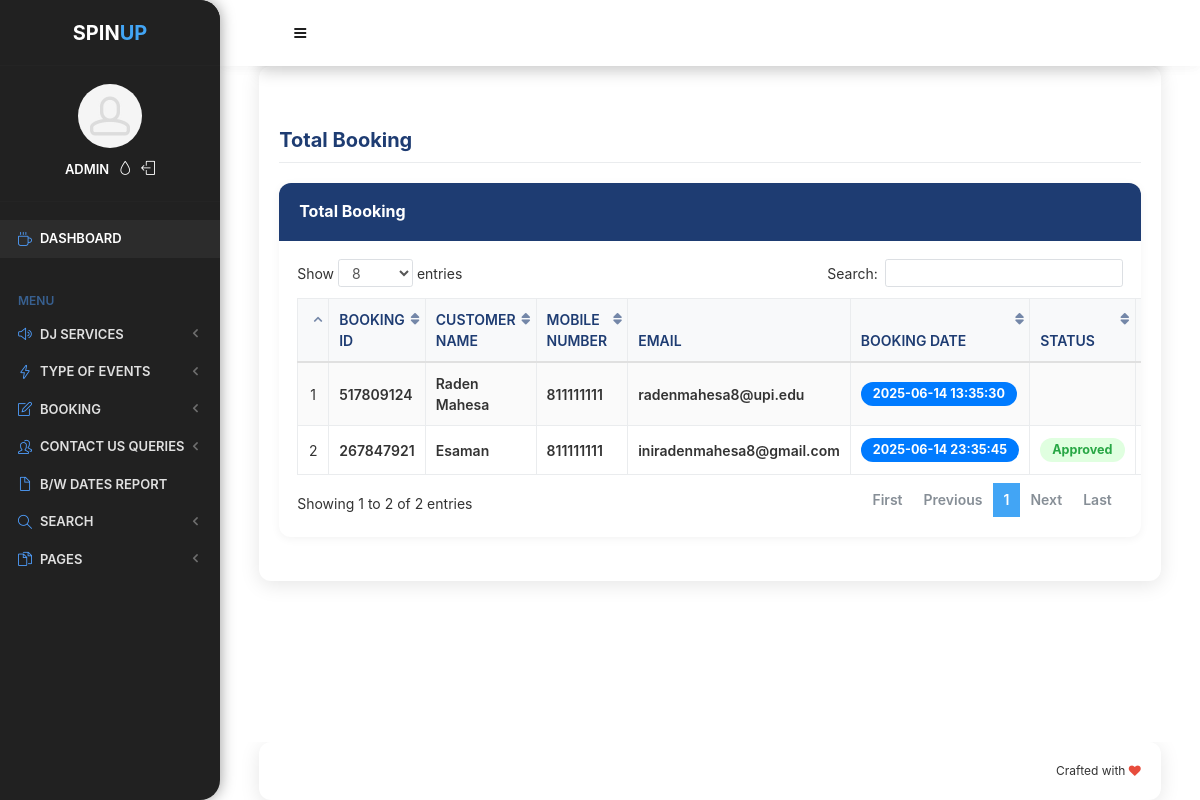
The page /odms/admin/all-booking.php (signed in) on the database its author committed.
### tables this page shows
CREATE TABLE `tblbooking` (
  `ID` int(10) NOT NULL,
  `BookingID` int(10) DEFAULT NULL,
  `ServiceID` int(10) DEFAULT NULL,
  `Name` varchar(200) DEFAULT NULL,
  `MobileNumber` bigint(10) DEFAULT NULL,
  `Email` varchar(200) DEFAULT NULL,
  `EventDate` varchar(200) DEFAULT NULL,
  `EventStartingtime` varchar(200) DEFAULT NULL,
  `EventEndingtime` varchar(200) DEFAULT NULL,
  `VenueAddress` mediumtext DEFAULT NULL,
  `EventType` varchar(200) DEFAULT NULL,
  `AdditionalInformation` mediumtext DEFAULT NULL,
  `BookingDate` timestamp NULL DEFAULT current_timestamp(),
  `Remark` varchar(200) DEFAULT NULL,
  `Status` varchar(200) DEFAULT NULL,
  `UpdationDate` timestamp NULL DEFAULT NULL ON UPDATE current_timestamp()
);

### odms/admin/all-booking.php (the view, shortened to what this page needs)
<!doctype html>
<html lang="en" class="no-focus">
<head>
    <link rel="stylesheet" href="assets/js/plugins/datatables/dataTables.bootstrap4.min.css">
    <link rel="stylesheet" id="css-main" href="assets/css/codebase.min.css">
</head>
<body>
    <div id="page-container" class="sidebar-o sidebar-inverse side-scroll page-header-fixed main-content-narrow">
        <?php include_once('includes/sidebar.php'); ?>
        <?php include_once('includes/header.php'); ?>
        <main id="main-container">
            <div class="content">
                <h2 class="content-heading">Total Booking</h2>
                <div class="block">
                    <div class="block-header block-header-default">
                        <h3 class="block-title">Total Booking</h3>
                    </div>
                    <div class="block-content block-content-full">
                        <table class="table table-bordered table-striped table-vcenter js-dataTable-full-pagination">
                            <thead>
                                <tr>
                                    <th class="text-center"></th>
                                    <th>Booking ID</th>
                                    <th class="d-none d-sm-table-cell">Customer Name</th>
                                    <th class="d-none d-sm-table-cell">Mobile Number</th>
                                    <th class="d-none d-sm-table-cell">Email</th>
                                    <th class="d-none d-sm-table-cell">Booking Date</th>
                                    <th class="d-none d-sm-table-cell">Status</th>
                                    <th class="d-none d-sm-table-cell" style="width: 15%;">Action</th>
                                </tr>
                            </thead>
                            <tbody>
                                <?php
                                $sql = "SELECT * FROM tblbooking";
                                $query = $dbh->prepare($sql);
                                $query->execute();
                                $results = $query->fetchAll(PDO::FETCH_OBJ);
                                $cnt = 1;
                                if ($query->rowCount() > 0) {
                                    foreach ($results as $row) {
                                ?>
                                        <tr>
                                            <td class="text-center"><?php echo htmlentities($cnt); ?></td>
                                            <td class="font-w600"><?php echo htmlentities($row->BookingID); ?></td>
                                            <td class="font-w600"><?php echo htmlentities($row->Name); ?></td>
                                            <td class="font-w600"><?php echo htmlentities($row->MobileNumber); ?></td>
                                            <td class="font-w600"><?php echo htmlentities($row->Email); ?></td>
                                            <td class="font-w600">
                                                <span class="badge badge-primary"><?php echo htmlentities($row->BookingDate); ?></span>
                                            </td>
                                            <td>
                                                <?php
                                                $bstatus = $row->Status;
                                                if ($bstatus == '') { ?>
                                                    <span class="badge badge-warning">Not Processed Yet</span>
                                                <?php } elseif ($bstatus == 'Approved') { ?>
                                                    <span class="badge badge-success"><?php echo htmlentities($bstatus); ?></span>
                                                <?php } elseif ($bstatus == 'Rejected') { ?>
                                                    <span class="badge badge-warning"><?php echo htmlentities($bstatus); ?></span>
                                                <?php } elseif (strtolower($bstatus) == 'cancelled') { ?>
                                                    <span class="badge badge-danger"><?php echo htmlentities($bstatus); ?></span>
                                                <?php } ?>
                                            </td>
                                            <td class="d-none d-sm-table-cell">
                                            </td>
                                        </tr>
                                <?php
                                        $cnt++;
                                    }
                                }
                                ?>
                            </tbody>
                        </table>
                    </div>
                </div>
            </div>
        </main>
        <?php include_once('includes/footer.php'); ?>
    </div>
</body>
</html>

### odms/admin/all-booking.php (style rules this page uses)
body { background: #ffffff; color: #333; }
#page-container { background: transparent; }
.content { background: #ffffff; border-radius: 12px; padding: 20px; box-shadow: 0 4px 20px rgba(0, 0, 0, 0.1); }
.content-heading { color: #1e3c72; font-weight: bold; margin-bottom: 20px; }
.block { background: #ffffff; border-radius: 12px; overflow: hidden; box-shadow: 0 2px 10px rgba(0, 0, 0, 0.05); }
.block-header { background: #1e3c72; border-bottom: none; padding: 15px 20px; }
.block-title { color: #ffffff; font-weight: bold; }
.table { background: #ffffff; border-radius: 8px; margin-bottom: 0; }
.table thead th { background: #f8f9fa; color: #1e3c72; font-weight: 600; border-bottom: 2px solid #e0e0e0; }
.table td { vertical-align: middle; }
.badge { padding: 6px 12px; border-radius: 12px; font-weight: bold; font-size: 0.9rem; }
.badge-primary { background: #007BFF; color: #ffffff; }
.badge-success { background: #E0FFE0; color: #28A745; }

### rows shown on the page
tblbooking: BookingID "517809124", Name "Raden Mahesa", MobileNumber "811111111", Email "radenmahesa8@upi.edu", BookingDate "2025-06-14 13:35:30"
tblbooking: BookingID "267847921", Name "Esaman", MobileNumber "811111111", Email "iniradenmahesa8@gmail.com", BookingDate "2025-06-14 23:35:45", Status "Approved"
